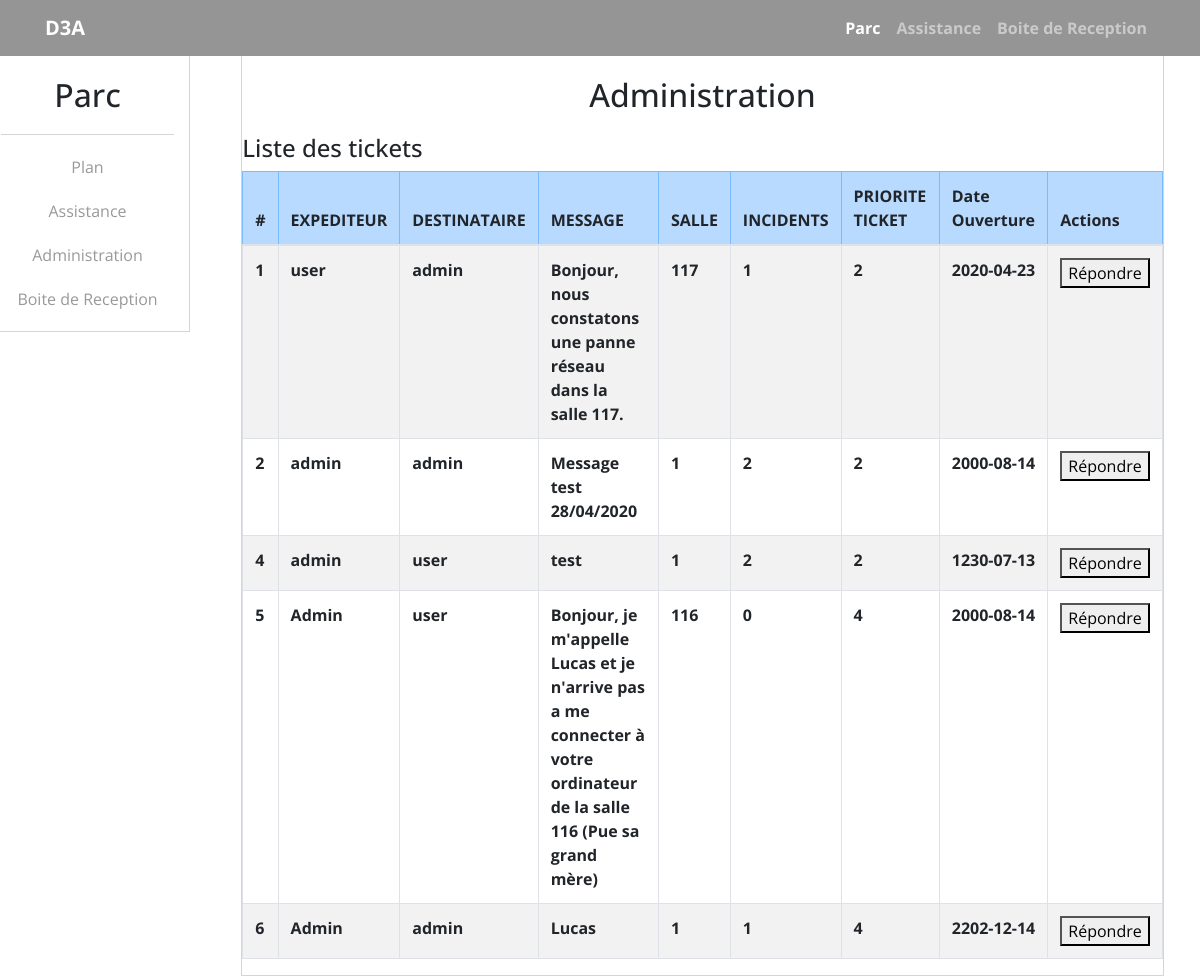
/CodeSource/php/AdminPage.php, run on the app's committed database.
### tables this page shows
CREATE TABLE IF NOT EXISTS `d3a_ticket` (
  `id` int(11) NOT NULL AUTO_INCREMENT,
  `expediteur` varchar(255) NOT NULL,
  `destinataire` varchar(255) NOT NULL,
  `message` text NOT NULL,
  `nom_salle` int(11) NOT NULL,
  `incidents` int(255) NOT NULL,
  `priorite_ticket` int(1) NOT NULL,
  `dateOuverture` date NOT NULL,
  PRIMARY KEY (`id`),
  KEY `fk_ticket_salle` (`nom_salle`)
);

### CodeSource/php/AdminPage.php (the view, shortened to what this page needs)
<!DOCTYPE html>
<html lang="fr" dir="ltr">
  <head>
    <link href="../Style/bootstrap/css/bootstrap.min.css" rel="stylesheet">
    <link rel="stylesheet" href="../Style/css/Application_Web.css">
  </head>
  <body>
  <?php
    require('requires_/BDDconnect.php');
  ?>
    <nav class="navbar navbar-expand-lg navbar-dark">
      <div class="container">
        <a class="navbar-brand" href="#">D3A</a>
        <div class="collapse navbar-collapse" id="navbarResponsive">
          <ul class="navbar-nav ml-auto">
            <li class="nav-item active">
              <a class="nav-link" href="Application_Web.php">Parc
              <span class="sr-only">(current)</span></a>
            </li>
            <li class="nav-item">
              <a class="nav-link" href="Assistance.php">Assistance</a>
            </li>
            <li class="nav-item">
              <a class="nav-link" href="BoiteReception.php">Boite de Reception</a>
            </li>
          </ul>
        </div>
      </div>
    </nav>
      <div class="row">
        <div class="col-lg-2 col-md-2 col-sm-3 text-center" id="menu">
          <h2>Parc</h2>
          <div class="sous-menu">
            <ul class="list-group">
              <li class="item">Plan</li>
              <li class="item">Assistance</li>
              <li class="item">Administration</li>
              <li class="item">Boite de Reception</li>
            </ul>
          </div>
        </div>
        <div class="col-lg-9 col-md-9 col-sm-9 mx-auto" id="C-Salle">
            <h2 class="text-center">Administration</h2>
          <div class="row">
              <div class="list-ticket">
                <h4>Liste des tickets</h4>
              </div>
              <?php
          $reqperso = "SELECT * FROM d3a_ticket";
          $reponse = $bdd->query($reqperso);
         echo "
         <table class='table table-striped table-bordered table-hover'>";
         echo "<thead><tr class='table-primary'><th scope='col'>#</th><th scope='col'>EXPEDITEUR</th><th scope='col'>DESTINATAIRE</th><th scope='col'>MESSAGE</th><th scope='col'>SALLE</th><th scope ='col'>INCIDENTS</th><th>PRIORITE TICKET</th><th scope='col'>Date Ouverture</th><th scope='col'>Actions</th></tr></thead>";
         while ($donnees = $reponse->fetch())
         {
            echo "<tr><td>".$donnees['id']."</td><td>".$donnees['expediteur']."</td><td>".$donnees['destinataire']."</td><td>".$donnees['message']."</td><td>".$donnees['nom_salle']."</td><td>".$donnees['incidents']."</td><td>".$donnees['priorite_ticket']."</td><td>".$donnees['dateOuverture']."</td>"."<td><a href='response.php'><button type='button' class='supprimer'>Répondre</button></a></td></tr>";
         }
          echo "</table>";
            ?>
          </div>
        </div>
      </div>
  </body>
</html>

### CodeSource/Style/css/Application_Web.css (style rules this page uses)
body { scroll-behavior: smooth; font-family: "Open Sans", sans-serif; font-weight: bold; }
nav { background: #959595; }
#menu { height: 100%; padding-top: 20px; border: 1px solid #D5D5D5; border-top: none; }
.list-group { font-weight: normal; color: #999999; border-top: 1px solid #D5D5D5; margin-top: 20px; padding-top:20px; }
.item { margin-bottom: 20px; }
#C-Salle { border: 1px solid #D5D5D5; border-top: none; }
#C-Salle h2 { margin-top: 20px; margin-bottom: 20px; }

### data on the page
d3a_ticket: id "1", expediteur "user", destinataire "admin", message "Bonjour, nous constatons une panne réseau dans la salle 117.", nom_salle "117", incidents "1", priorite_ticket "2", dateOuverture "2020-04-23"
d3a_ticket: id "2", expediteur "admin", destinataire "admin", message "Message test 28/04/2020", nom_salle "1", incidents "2", priorite_ticket "2", dateOuverture "2000-08-14"
d3a_ticket: id "4", expediteur "admin", destinataire "user", message "test", nom_salle "1", incidents "2", priorite_ticket "2", dateOuverture "1230-07-13"
d3a_ticket: id "5", expediteur "Admin", destinataire "user", message "Bonjour, je m'appelle Lucas et je n'arrive pas a me connecter à votre ordinateur de la salle 116 (Pue sa grand mère)", nom_salle "116", incidents "0", priorite_ticket "4", dateOuverture "2000-08-14"
d3a_ticket: id "6", expediteur "Admin", destinataire "admin", message "Lucas", nom_salle "1", incidents "1", priorite_ticket "4", dateOuverture "2202-12-14"
